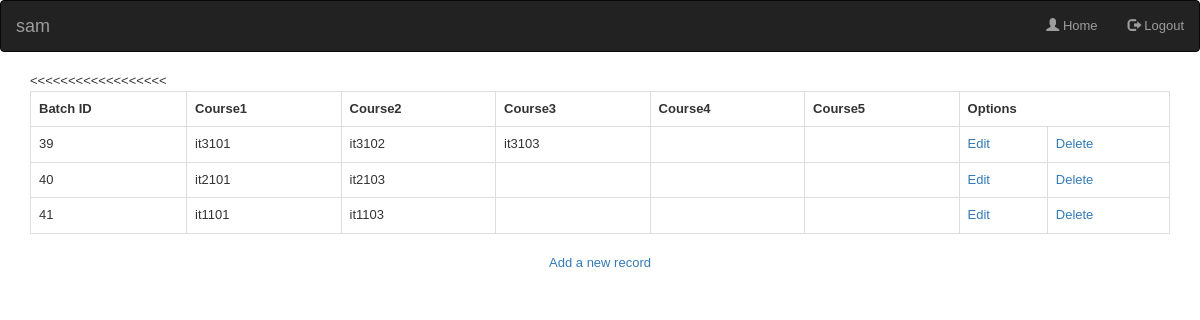
Screenshot of /admin/batch_section.php (signed in) with the database file from the repository.
### tables this page shows
CREATE TABLE IF NOT EXISTS `batch` (
  `batch_id` varchar(15) NOT NULL,
  `course1` varchar(15) DEFAULT NULL,
  `course2` varchar(15) DEFAULT NULL,
  `course3` varchar(15) DEFAULT NULL,
  `course4` varchar(15) DEFAULT NULL,
  `course5` varchar(15) DEFAULT NULL,
  PRIMARY KEY (`batch_id`),
  KEY `f1_idx` (`course1`),
  KEY `f2_idx` (`course2`),
  KEY `f3_idx` (`course3`),
  KEY `f4_idx` (`course4`),
  KEY `f5_idx` (`course5`)
);

### admin/function.php (called while the page is built, shortened)
<?php
function pagination($query,$per_page=10,$page=1,$url='?'){
    $page = ($page == 0 ? 1 : $page);
    $pagination = "";
    return $pagination;
}
?>

### admin/batch_section.php (the view, shortened to what this page needs)
<!DOCTYPE html>
<html>
<head>
	<link href='../css/fullcalendar.css' rel='stylesheet' />
	<link href='../css/fullcalendar.print.css' rel='stylesheet' media='print' />
	<link rel="stylesheet" type="text/css" href="../css/bootstrap.min.css">
</head>
<body>
 <nav class="navbar navbar-inverse">
  <div class="container-fluid">
    <div class="navbar-header">
      <a class="navbar-brand" href="#"><?php echo $_SESSION['user_id']; ?></a>
    </div>
    <div>
      <ul class="nav navbar-nav navbar-right">
        <li><a href="admin_home.php"><span class="glyphicon glyphicon-user"></span> Home</a></li>
        <li><a href="../logout.php"><span class="glyphicon glyphicon-log-out"></span> Logout</a></li>
      </ul>
    </div>
  </div>
</nav>
<div class="container">
		<table  class="table table-bordered table-hover">
			<tr>
				<th>Batch ID</th>
				<th>Course1</th>
				<th>Course2</th>
				<th>Course3</th>
				<th>Course4</th>
				<th>Course5</th>
				<th colspan="2">Options</th>
			</tr>
<?php
include_once('../connection.php');
include_once('function.php');
$page = (int)(!isset($_GET["page"]) ? 1 : $_GET["page"]);
$per_page = 10;
$startpoint = ($page * $per_page) - $per_page;
$statement = "`batch` ORDER BY `batch_id` ASC";
$results = mysqli_query($con,"SELECT * FROM {$statement} LIMIT {$startpoint} , {$per_page}");
if (mysqli_num_rows($results) != 0) {
	while ($row = mysqli_fetch_array($results)) {
		echo "<tr><td>".$row['batch_id'] . '</td><';
		echo "<td>".$row['course1'] . '</td><';
		echo "<td>".$row['course2'] . '</td><';
		echo "<td>".$row['course3'] . '</td><';
		echo "<td>".$row['course4'] . '</td><';
		echo "<td>".$row['course5'] . '</td><';
		echo '<td><a href="batch_edit.php?batch_id=' . $row['batch_id'] . '&page='.$page.'">Edit</a></td>';
		echo '<td><a href="delete.php?id=' . $row['batch_id'] . '&page='.$page.'&id_type=batch_id">Delete</a></td></tr>';
	}
} else {
	echo "No records are found.";
}
?>
</table>
</div>
<p align="center"><a href="batch_new.php?page=<?php echo "$page"; ?>">Add a new record</a></p>
</body>
</html>

### css/fullcalendar.print.css (style rules this page uses)
th, td, hr, thead, tbody, .fc-row { border-color: #ccc !important; background: #fff !important; }

### admin/batch_section.php (style rules this page uses)
body { font-family:Arial, Helvetica, sans-serif; font-size:13px; }

### rows the page displays
batch: batch_id "39", course1 "it3101", course2 "it3102", course3 "it3103"
batch: batch_id "40", course1 "it2101", course2 "it2103"
batch: batch_id "41", course1 "it1101", course2 "it1103"

### other values shown
$_SESSION['user_id'] "sam"
